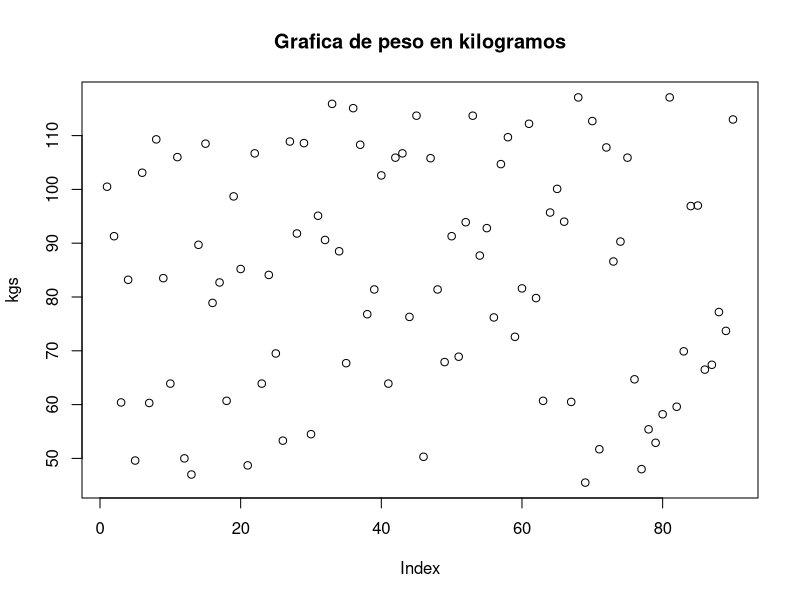
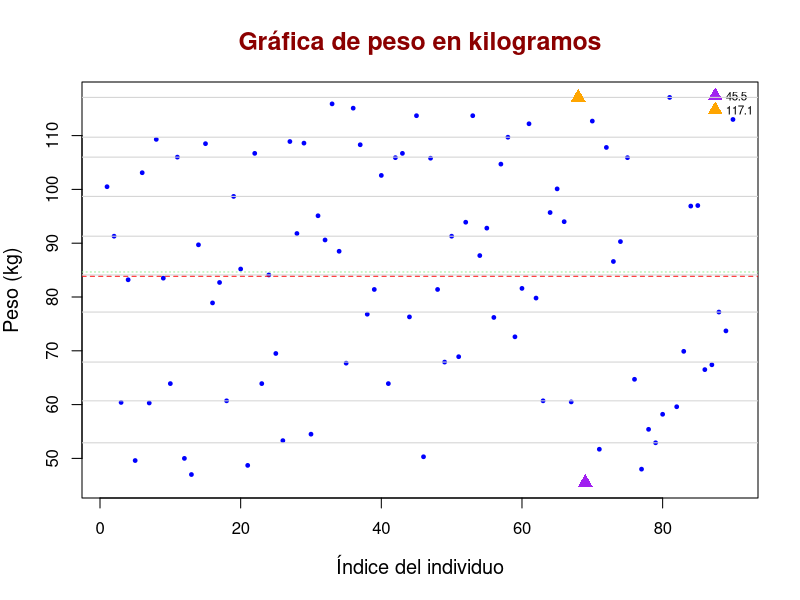
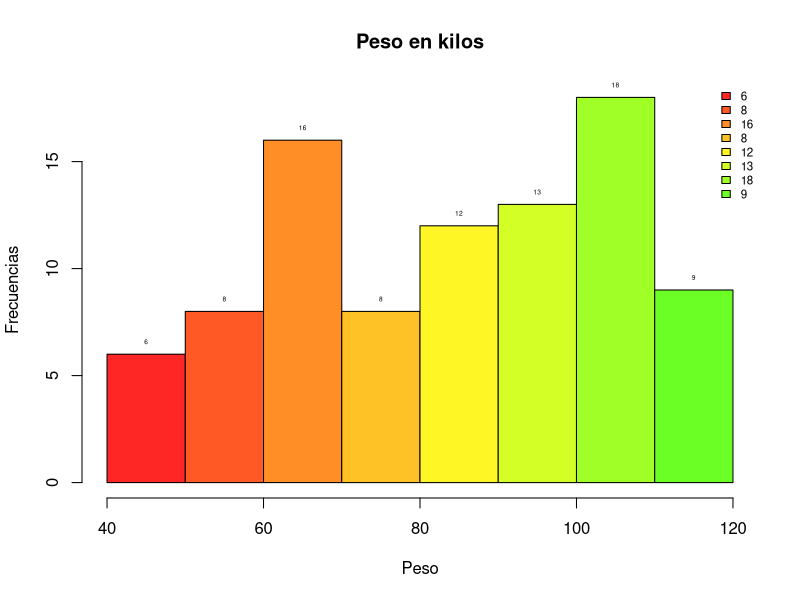
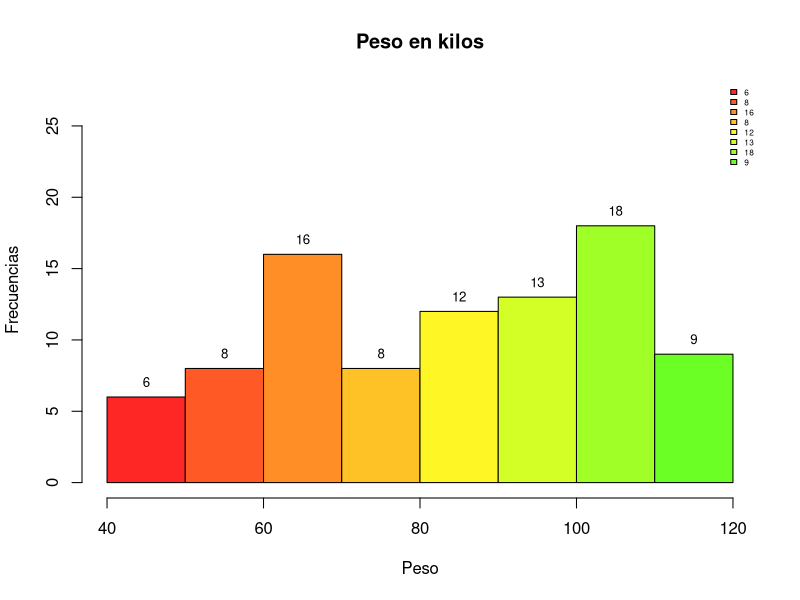
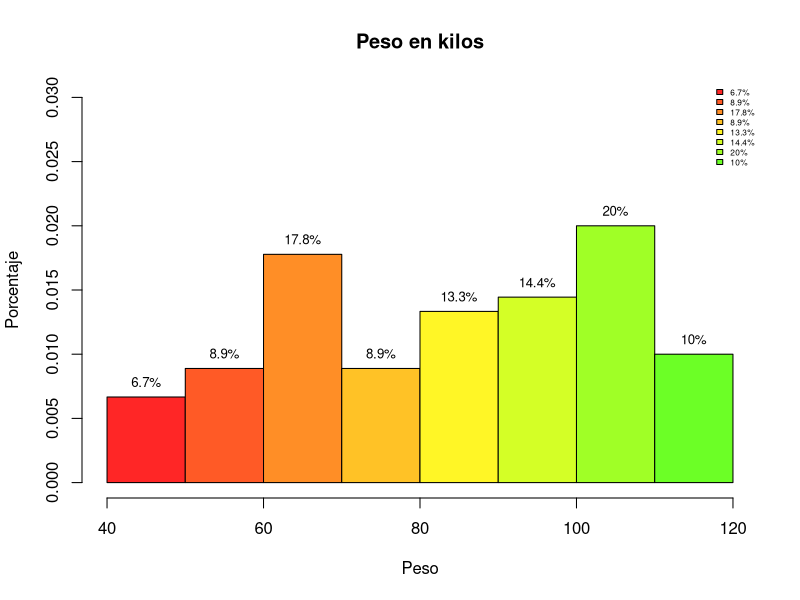

Generate these figures, in order, with R:
#---- Preparamos todo ----
rm(list = ls())
cat("\014")
dev.off()
#---- Lectura de los datos ----
kgs <- c(100.5, 91.3, 60.4, 83.2, 49.6, 103.1, 60.3, 109.3, 83.5,
         63.9, 106, 50, 47, 89.7, 108.5, 78.9, 82.7, 60.7, 98.7, 85.2, 48.7, 106.7, 63.9, 84.1,
         69.5, 53.3, 108.9, 91.8, 108.6, 54.5, 95.1, 90.6, 115.9, 88.5, 67.7, 115.1, 108.3, 76.8,
         81.4, 102.6, 63.9, 105.9, 106.7, 76.3, 113.7, 50.3, 105.8, 81.4, 67.9, 91.3, 68.9, 93.9,
         113.7, 87.7, 92.8, 76.2, 104.7, 109.7, 72.6, 81.6, 112.2, 79.8, 60.7, 95.7, 100.1, 94,
         60.5, 117.1, 45.5, 112.7, 51.7, 107.8, 86.6, 90.3, 105.9, 64.7, 48, 55.4, 52.9, 58.2,
         117.1, 59.6, 69.9, 96.9, 97, 66.5, 67.4, 77.2, 73.7, 113)
#---- Procesamiento de los datos ----
summary(kgs)
kgs_ord <- sort(kgs)
cte <- 9
indices <- 1:10; (indices)
t <- cte*indices; (t)
mis_deciles <- kgs_ord[t]; (mis_deciles)
cuantiles <- quantile(kgs); (cuantiles)
Q1 <- cuantiles[2]; (Q1)
Q2 <- cuantiles[3]; (Q2)
Q3 <- cuantiles[4]; (Q3)
x_media <- mean(kgs)
mi_min <- min(kgs); 
mi_max <- max(kgs);
#---- Grafica: Plot -----
##---- Instruccion simple ----
plot(kgs,main="Grafica de peso en kilogramos")
##---- Grafica mas elaborada ----
plot(
  kgs,
  main = "Gráfica de peso en kilogramos",
  xlab = "Índice del individuo",
  ylab = "Peso (kg)",
  col = "blue",       
  pch = 19,           
  cex = 0.5,          
  cex.main = 1.5,     
  cex.lab = 1.2,      
  col.main = "darkred")
legend(
  "topright",                  # ubicación
  legend = c(mi_min,mi_max),    # etiquetas
  pch = 17,
  col=c("purple","orange"),
  pt.cex = 1.5,                # tamaño de los símbolos
  cex = 0.7,
  bty = "n"                    # sin borde en la caja
)
abline(h = x_media, col = "red", lwd = 1, lty = 2)     
abline(h = Q2, col = "lightgreen", lwd = 1, lty = 3) 
abline(h = mis_deciles, col = "lightgray", lty = 1.5)
points(which.min(kgs), min(kgs), col = "purple", pch = 17, cex = 1.5)
points(which.max(kgs), max(kgs), col = "orange", pch = 17, cex = 1.5)
#---- Grafica de histograma ----
nbreaks=10;
miscolores <- rainbow(25,0.85);
h <- hist(kgs, breaks = nbreaks, col= miscolores, 
          main = 'Peso en kilos',
          xlab="Peso",
          ylab="Frecuencias")
text(h$mids, h$counts, labels = h$counts, pos = 3, cex = 0.4, 
     col = "black")
nl <- length(h$counts); (nl)
legend(
  "topright",                  # ubicación
  legend = h$counts,    # etiquetas
  fill = miscolores,
  col = miscolores,    # colores (uno por cada símbolo)
  pt.cex = 1.5,                # tamaño de los símbolos
  cex = 0.7,
  bty = "n"                    # sin borde en la caja
)
##---- Mejora del grafico ----
h2 <- hist(kgs, breaks = nbreaks, col= miscolores, 
          main = 'Peso en kilos',
          xlab="Peso",
          ylab="Frecuencias",
          ylim=c(0,max(h$counts)*1.5))
text(h$mids, h$counts, labels = h$counts, pos = 3, cex = 0.8, 
     col = "black")
nl <- length(h$counts); (nl)
legend(
  "topright",                  # ubicación
  legend = h$counts,    # etiquetas
  fill = miscolores,
  col = miscolores,    # colores (uno por cada símbolo)
  pt.cex = 1.5,                # tamaño de los símbolos
  cex = 0.5,
  bty = "n"                    # sin borde en la caja
)
##---- Grafico con porcentajes ----
h3 <- hist(kgs, 
           breaks = nbreaks, 
           col= miscolores, 
           main = 'Peso en kilos',
           xlab="Peso",
           ylab="Porcentaje",
           ylim=c(0,max(h$density)*1.5),
           probability=TRUE)
porcentajes <- h3$counts/sum(h3$counts)*100

text(h3$mids, 
     h3$density, 
     labels = paste0(round(porcentajes,1),"%"),
     pos = 3, 
     cex = 0.8, 
     col = "black")

nl <- length(h3$counts); (nl)
legend(
  "topright",                  # ubicación
  legend = paste0(round(porcentajes,1),"%"),
  fill = miscolores,
  cex = 0.5,
  bty = "n"                    # sin borde en la caja
)
#---- Fin ----
